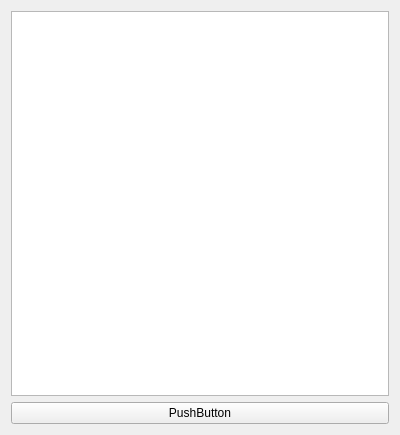
<?xml version="1.0" encoding="UTF-8"?>
<ui version="4.0">
 <class>TestPlugin</class>
 <widget class="QWidget" name="TestPlugin">
  <property name="geometry">
   <rect>
    <x>0</x>
    <y>0</y>
    <width>400</width>
    <height>435</height>
   </rect>
  </property>
  <property name="windowTitle">
   <string>Form</string>
  </property>
  <layout class="QGridLayout" name="gridLayout">
   <item row="0" column="0">
    <widget class="QTextEdit" name="textEdit"/>
   </item>
   <item row="1" column="0">
    <widget class="QPushButton" name="pushButton">
     <property name="text">
      <string>PushButton</string>
     </property>
    </widget>
   </item>
  </layout>
 </widget>
 <resources/>
 <connections/>
</ui>
